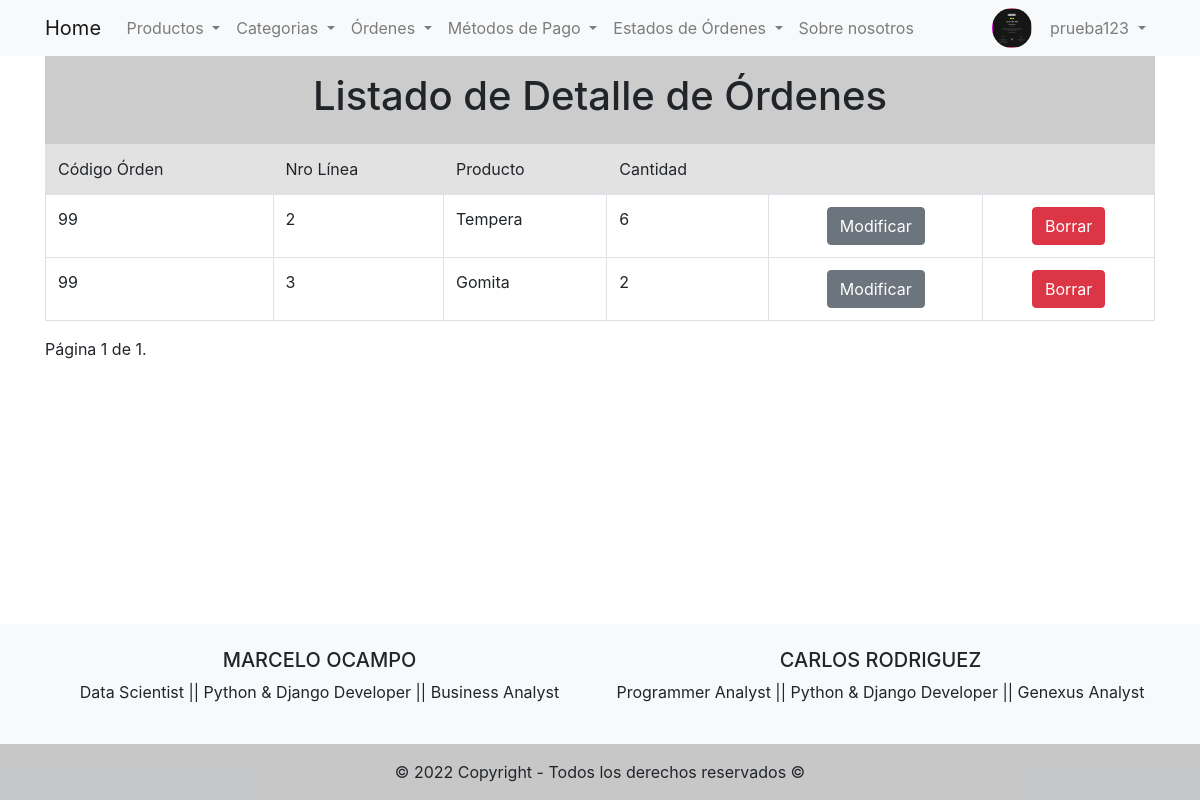
Screenshot of /orders/list-order-items/5/ (signed in) with the database file from the repository.
### users/models.py (models this page shows, shortened)
class ProfileUser(models.Model):
    user = models.OneToOneField(User, on_delete=models.CASCADE, related_name='profile_user')
    phone = models.CharField(max_length=20, blank=True)
    birth_date = models.DateField(null=True, blank=True)
    city = models.CharField(max_length=50, blank=True)
    country = models.CharField(max_length=50, blank=True)
    profile_picture = models.ImageField(upload_to='profile_pictures', blank=True)

### orders/models.py (models this page shows, shortened)
class OrderItems(models.Model):
    order_code = models.ForeignKey(Orders, on_delete= models.CASCADE)
    item_code = models.IntegerField()
    product_code = models.ForeignKey(Products, on_delete= models.CASCADE, related_name='product_rel')
    item_quantity = models.IntegerField()

class Orders(models.Model):
    order_code = models.IntegerField(unique=True)
    order_price = models.FloatField()
    creation_time = models.DateTimeField(auto_now_add=True)
    payment_method_short = models.ForeignKey(PaymentMethod, on_delete= models.CASCADE)
    status = models.ForeignKey(OrderStatus, on_delete= models.CASCADE)
    client_name = models.CharField(max_length=100, blank= True)
    def __str__(self):
        return str(self.order_code)

### products/models.py (models this page shows)
class Products(models.Model):
    product_name = models.CharField(max_length=100)
    product_code = models.IntegerField(unique= True)
    category_code = models.ForeignKey(Categories, on_delete= models.CASCADE)
    product_price = models.FloatField()
    product_description = models.CharField(max_length=200)
    def __str__(self):
        return self.product_name

### orders/views.py (the view)
# urls.py: path('list-order-items/<int:pk>/', list_order_items, name='list_orders_items'),
def list_order_items(request, pk):
    order_items = OrderItems.objects.filter(order_code = pk)
    paginator = Paginator(order_items, 5)
    page_number = request.GET.get('page')
    page_obj = paginator.get_page(page_number)
    context = {
            'order_items':page_obj,
    }
    return render(request,'orders/list_order_items.html',context=context)

### templates/orders/list_order_items.html (shortened to what this page needs)
{% extends 'base.html' %}
{% block content %}
  <div class="text-center p-3" style="background-color: rgba(0, 0, 0, 0.2);">
      <h1>Listado de Detalle de Órdenes</h1>
  </div>
  {% if order_items %}
    <table class="table table-bordered">
      <thead style="background-color: #E2E2E2;">
        <tr>
          <td>Código Órden</td>
          <td>Nro Línea</td>
          <td>Producto</td>
          <td>Cantidad</td>
          <td></td>
          <td></td>
        </tr>
      </thead>
      <tbody>
        {% if order_items %}
          {% for order_item in order_items %}
            <tr>
              <td>{{order_item.order_code}}</td>
              <td>{{order_item.item_code}}</td>
              <td>{{order_item.product_code}}</td>
              <td>{{order_item.item_quantity}}</td>
              <td> <center> <a href="/orders/update-order-items/{{order_item.id}}/" class="btn btn-secondary">Modificar</a> </center> </td>
              <td> <center> <a href="/orders/delete-order-items/{{order_item.id}}/" class="btn btn-danger">Borrar</a> </center> </td>
            </tr>
          {% endfor %}
        {% else %}
          <h1>No hay registros de detalle para la presente orden</h1>
        {% endif %}
      </tbody>
    </table>
    <div class="pagination">
      <span class="step-links">
          <span class="current">
              Página {{ order_items.number }} de {{ order_items.paginator.num_pages }}.
          </span>
      </span>
    </div>
  {% endif %}
{% endblock %}

### templates/base.html (shortened to what this page needs)
<!DOCTYPE html>
<html lang="en">
<head>
    <link rel="stylesheet" href="https://cdn.jsdelivr.net/npm/bootstrap@4.6.2/dist/css/bootstrap.min.css">
</head>
<body>
    <header>
        <nav class="navbar navbar-expand-lg navbar-light bg-light">
            <div class="container">
              <a class="navbar-brand" href="/">Home</a>
              <div class="collapse navbar-collapse" id="navbarSupportedContent">
                <ul class="navbar-nav mx-auto">
                  <li class="nav-item dropdown">
                    <a class="nav-link dropdown-toggle" href="#" id="navbarDropdownMenuLink" data-toggle="dropdown" aria-haspopup="true" aria-expanded="false">
                      Productos
                    </a>
                  </li>
                  <li class="nav-item dropdown">
                    <a class="nav-link dropdown-toggle" href="#" id="navbarDropdownMenuLink" data-toggle="dropdown" aria-haspopup="true" aria-expanded="false">
                      Categorias
                    </a>
                  </li>
                  <li class="nav-item dropdown">
                    <a class="nav-link dropdown-toggle" href="#" id="navbarDropdownMenuLink" data-toggle="dropdown" aria-haspopup="true" aria-expanded="false">
                      Órdenes
                    </a>
                  </li>
                  <li class="nav-item dropdown">
                      <a class="nav-link dropdown-toggle" href="#" id="navbarDropdownMenuLink" data-toggle="dropdown" aria-haspopup="true" aria-expanded="false">
                        Métodos de Pago
                      </a>
                  </li>
                  <li class="nav-item dropdown">
                    <a class="nav-link dropdown-toggle" href="#" id="navbarDropdownMenuLink" data-toggle="dropdown" aria-haspopup="true" aria-expanded="false">
                      Estados de Órdenes
                    </a>
                  </li>
                  <li class="nav-item">
                    <a class="nav-link" href="/about-us/">Sobre nosotros</a>
                  </li>
                  {% if request.user.profile_user.profile_picture.url != '' and request.user.is_authenticated %}
                      <img src="{{request.user.profile_user.profile_picture.url}}" alt="profile_picture" width="40" height="40" style="border-radius: 50%; margin-left: 70px;">
                  {% endif %}
                  {% if request.user.is_authenticated %}
                  <li class="nav-item dropdown">
                    <a class="nav-link dropdown-toggle" href="#" id="navbarDropdownMenuLink" data-toggle="dropdown" aria-haspopup="true" aria-expanded="false" style= "margin-left: 10px;">
                      {{request.user.username}}
                    </a>
                  </li>
                  {% endif %}
                </ul>
              </div>
            </div>
          </nav>
    </header>
    <div>
      <div class="container">
        {% block content %}
        {% endblock  %}
      </div>
    </div>
<footer class="bg-light text-center text-lg-start">
  <div class="container p-4">
    <div class="row">
      <div class="col-lg-6 col-md-12 mb-4 mb-md-0">
        <h5 class="text-uppercase">Marcelo Ocampo</h5>
        <p>
          Data Scientist || Python & Django Developer  || Business Analyst
        </p>
      </div>
      <div class="col-lg-6 col-md-12 mb-4 mb-md-0">
        <h5 class="text-uppercase">Carlos Rodriguez</h5>
        <p>
          Programmer Analyst || Python & Django Developer || Genexus Analyst
        </p>
      </div>
    </div>
  </div>
  <div class="text-center p-3" style="background-color: rgba(0, 0, 0, 0.2);">
    © 2022 Copyright - Todos los derechos reservados ©
  </div>
</footer>
</body>
</html>

### templates/base.html (style rules this page uses)
html { width: 100%; height: 100%; margin: 0; }
footer { position: absolute; bottom: 0; width: 100%; }

### rows the page displays
OrderItems: order_code "99", item_code "2", product_code "Tempera", item_quantity "6"
OrderItems: order_code "99", item_code "3", product_code "Gomita", item_quantity "2"

### other values shown
{{ request.user.username }} "prueba123"
{{ order_items.number }} "1"
{{ order_items.paginator.num_pages }} "1"
